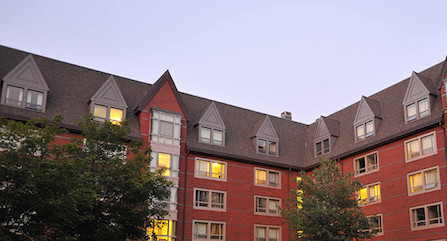
%> input picture Hw04/hw_practice01/data/umass_building_left.jpg, 447 x 241 px
$ octave stitchImages.m   (GNU Octave 9; MATLAB toolbox functions it lacks are replaced by stand-ins)
%> lines starting %> are read from the running program, lines starting %| are printed output that depends on the picture; in (x1, y1, x2, y2) boxes, pixels count from 0 and x2, y2 are one past the last pixel; in counts of white or black regions, pixels touching at a corner belong together; the program's own positions count from 1
### Hw04/hw_practice01/code/detectCorners.m
function c = detectCorners(I, isSimple, w, th)

% Convert to double format
I = im2double(I);

% Convert color to grayscale
if size(I, 3) > 1
    I = rgb2gray(I);
end

% Step 1: Compute corner score
if isSimple
    cornerScore = simpleScore(I, w);
else
    cornerScore = harrisScore(I, w);
end

% Step 2: Threshold corner score abd find peaks
cornerScore (cornerScore < th) = 0;
[cx, cy, cs] = nms(cornerScore);
c = [cx'; cy'; cs'];
isvalid = cx > 0 & cx <= size(I,2) & cy > 0 & cy <= size(I,1);
c = c(:,isvalid);


%--------------------------------------------------------------------------
%                                    Simple score function (Implement this)
%--------------------------------------------------------------------------
% [20 lines left out: function simpleScore, not called in this run]


%--------------------------------------------------------------------------
%                                    Harris score function (Implement this)
%--------------------------------------------------------------------------
function cornerScore = harrisScore(I, w)
gx = [-1 0 1];
gy = gx';
imgx = imfilter(I, gx, 'replicate', 'same');
imgy = imfilter(I, gy, 'replicate', 'same');

gs = fspecial('Gaussian', 6*w+1, w);

imgx2 = imfilter(imgx.^2, gs, 'replicate', 'same');
imgy2 = imfilter(imgy.^2, gs, 'replicate', 'same');
imgxgy = imfilter(imgx.*imgy, gs, 'replicate','same');
cornerScore = (imgx2.*imgy2 - imgxgy.*imgxgy) - 0.04*(imgx2 + imgy2).^2;

### Hw04/code/nms.m
function [cx, cy, cs] = nms(cornerScore)
% This code is part of:
%
%   CMPSCI 370: Computer Vision, Spring 2016
%   University of Massachusetts, Amherst
%   Instructor: Subhransu Maji
%
%   Homework 3

% Pick local maxima
locs = imregionalmax(cornerScore, 8);

% Shrink connected components to one point
locs = bwmorph(locs, 'shrink', Inf);

% Zero out everything else
cornerScore = cornerScore.*locs;

% Convert binary image to a sorted list of locations
locinds = find(locs);
[cy, cx] = ind2sub(size(locs), locinds);
cs = cornerScore(locinds);
[~,ord] = sort(cs, 'descend');
cs = cs(ord);
cx = cx(ord);
cy = cy(ord);

### Hw04/hw_practice01/code/extractFeatures.m
function f = extractFeatures(im, c, patchRadius)
% This code is part of:
%
%   CMPSCI 370: Computer Vision, Spring 2018
%   University of Massachusetts, Amherst
%   Instructor: Subhransu Maji
%
%   Homework 4

% Convert color image to gray
if size(im, 3) > 1
    im = rgb2gray(im);
end


% Pad image by radius patchRadius pixels
im = padarray(im, [patchRadius patchRadius], 'replicate', 'both');
c(1,:) = patchRadius + c(1,:); % move x axis by patchRadius
c(2,:) = patchRadius + c(2,:); % move y axis by patchRadius


% [13 lines of commented-out code are left out]

f = zeros([(2*patchRadius+1)^2 size(c,2)]);
% size(f)

for i = 1:size(c, 2)
    cornerX = c(1, i);
    cornerY = c(2, i);
%     cornerX
%     cornerY
%     cornerX-patchRadius
%     cornerX+patchRadius
%     cornerY-patchRadius
%     cornerY+patchRadius
    feature = im(cornerY-patchRadius: cornerY+patchRadius, ...
                 cornerX-patchRadius: cornerX+patchRadius);
%     figure()
%     imshow(feature)
%     size(feature)
    feature = feature(:);
%     f = [f feature];
    f(:,i) = feature;
end

### Hw04/hw_practice01/code/computeMatches.m
function m = computeMatches(f1,f2)
% This code is part of:
%
%   CMPSCI 370: Computer Vision, Spring 2018
%   University of Massachusetts, Amherst
%   Instructor: Subhransu Maji
%
%   Homework 4

m = [];
for i = 1 : size(f1, 2)
    % Sum of Squared Difference(ssd)
    % minimum ssd and its index
    ssd_min1 = inf;
    ind_min1 = 0;
%     dotbest = 0;
    % second minimum ssd and its index
%     ssd_min2 = inf;
%     ind_min2 = 0;
    for j = 1 : size(f2, 2)
        diff = f1(:,i) - f2(:,j);
% [7 lines of commented-out code are left out]

        ssd = sum(diff(:).^2);
        if ssd < ssd_min1
%             ssd_min2 = ssd_min1;
%             ind_min2 = ind_min1;
            ssd_min1 = ssd;
            ind_min1 = j;
        end
% [4 lines of commented-out code are left out]
    end
%     ratio = ssd_min1 / ssd_min2;
%     if ratio < 0.8
%     m = [m; ind_min1];
    m(i) = ind_min1;
% [4 lines of commented-out code are left out]
end

### Hw04/hw_practice01/code/showMatches.m
function showMatches(im1, im2, c1, c2, matches)
% This code is part of:
%
%   CMPSCI 370: Computer Vision, Spring 2016
%   University of Massachusetts, Amherst
%   Instructor: Subhransu Maji
%
%   Homework 4

if size(im1, 1) > 1
    im1 = rgb2gray(im1);
end
if size(im2, 1) > 1
    im2 = rgb2gray(im2);
end

% Concatenate images
[h1,w1,~] = size(im1);
[h2,~,~] = size(im2);
if h1 > h2
    im2 = padarray(im2, [h1-h2 0], 'post');
else
    im1 = padarray(im1, [h2-h1 0], 'post');
end
imc = cat(2, im1, im2);

figure;
imshow(imc);
hold on; axis image off;
c2(1,:) = c2(1,:) + w1; % adjust the x coordinate by width
plot(c1(1,:), c1(2,:), 'r.');
plot(c2(1,:), c2(2,:), 'r.');
for i = 1:length(matches)
    if matches(i) > 0, % ignore zero matches
        line([c1(1,i) c2(1,matches(i))], ([c1(2,i) c2(2,matches(i))]));
    end
end

### Hw04/hw_practice01/code/ransac.m
function [inliers, transf] = ransac(matches, c1, c2)
% This code is part of:
%
%   CMPSCI 370: Computer Vision, Spring 2018
%   University of Massachusetts, Amherst
%   Instructor: Subhransu Maji
%
%   Homework 4

max_num_inliers = 0;
best_tx = 0;
best_ty = 0;
best_scale = 0;
best_inliers = [];
% inliers = zeros(size(matches));
inliers = [];

N = 100;
for n = 1:N
    % Select two random indices i and j
    i = randi(size(matches,2));
    while matches(i) == 0
%         disp('i')
        i = randi(size(matches, 1));
    end
    j = randi(size(matches,2));
    while i == j || matches(j) == 0
        rng('shuffle')
%         disp('j')
%         i
%         j

        j = randi(size(matches,1));
    end

    % Sample two random points from matches
    x1 = c1(1,i);
    x1p = c2(1,matches(i));
    y1 = c1(2,i);
    y1p = c2(2,matches(i));
    x2 = c1(1,j);
    x2p = c2(1,matches(j));
    y2 = c1(2,j);
    y2p = c2(2,matches(j));

    % Get transformation T(scale, tx, ty)
    scale = sqrt( (x1p-x2p)^2 + (y1p-y2p)^2 ) / sqrt((x1-x2)^2 + (y1-y2)^2);
    tx = (x1p+x2p-scale*x1-scale*x2) / 2.0;
    ty = (y1p+y2p-scale*y1-scale*y2) / 2.0;

    % Map a point in im2 to im1 using transformation T
%     Tx1p = (x1p - tx) / scale;
%     Ty1p = (y1p - ty) / scale;

%     sub_inliers = zeros(size(matches));
    sub_inliers = [];
    threshold = 15;
    for k = 1:size(matches,2)
        if matches(k) == 0
%             inliers = [inliers 0];
            disp('matches(k) == 0');
            continue;
        end

        m1 = c1(1,k); % get x
        m1p = c2(1,matches(k)); % get matched x
        n1 = c1(2,k); % get y
        n1p = c2(2,matches(k)); % get matched y
        Tm1p = (m1p-tx) / scale; % get x transformation
        Tn1p = (n1p-ty) / scale; % get y transformation
        d = (m1 - Tm1p)^2 + (n1 - Tn1p)^2; % get distance
%         dist_sum = dist_sum + d;
        if d < threshold
%             inliers = [inliers matches(k)];
%             sub_inliers(k) = matches(k);
            sub_inliers = [sub_inliers matches(k)];
%             matches(k);
%             sub_inliers(k);
%             sub_inliers
            if matches(k) == 0
                disp('matches(k) == 0')
            end
        end
    end

%     sub_inliers
%     mean_dist = mean(dist_sum)

    if numel(sub_inliers) > max_num_inliers
        max_num_inliers = numel(sub_inliers);
        best_inliers = sub_inliers;
        best_tx = tx;
        best_ty = ty;
        best_scale = scale;
    end

end

transf = [best_tx, best_ty, best_scale];
% inliers = best_inliers;
% size(inliers)
% sub_inliers
inliers = best_inliers;
% [97 lines of commented-out code are left out]

### Hw04/hw_practice01/code/mergeImages.m
function im = mergeImages(im1, im2, transf)
% This code is part of:
%
%   CMPSCI 370: Computer Vision, Spring 2018
%   University of Massachusetts, Amherst
%   Instructor: Subhransu Maji
%
%   Homework 4
s = transf(3);
tx = round(transf(1)/s);
ty = round(transf(2)/s);

im2 = imresize(im2, 1/s);

[h1, w1, ~] = size(im1);
[h2, w2, ~] = size(im2);

% Coordinates of the four corners of the images
c1 = [1 w1 w1 1; 1 1 h1 h1];
c2 = [1 w2 w2 1; 1 1 h2 h2];

% Transformed coordinates
c2(1,:) = c2(1,:) - tx;
c2(2,:) = c2(2,:) - ty;

% Get new bounds
xmin = min(1, min(c2(1,:)));
xmax = max(w1, max(c2(1,:)));
ymin = min(1, min(c2(2,:)));
ymax = max(h1, max(c2(2,:)));

im = zeros(ymax - ymin + 1, xmax - xmin + 1, size(im1,3), 'uint8');
ox = max(0, -xmin+1);
oy = max(0, -ymin+1);

% Paste the two images
im(oy+(1:h1), ox+(1:w1),:) = im1;
im(oy+(c2(2,1):c2(2,4)),ox+(c2(1,1):c2(1,2)),:) = im2;

### Hw04/hw_practice01/code/stitchImages.m
% This code is part of:
%
%   CMPSCI 370: Computer Vision, Spring 2018
%   University of Massachusetts, Amherst
%   Instructor: Subhransu Maji
%
%   Homework 4

% Read images
close all
clear
im1 = imread('../data/umass_building_left.jpg'); % left image
%> im1 is the input picture: size 241x447x3 uint8; mean R, G, B 140.1, 125, 129.7
im2 = imread('../data/umass_building_right3.jpg'); % right image (change this to right2, right3,..., right5)
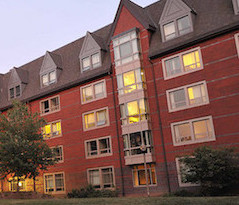
%> input picture Hw04/hw_practice01/data/umass_building_right3.jpg, 239 x 205 px
%> im2 is the input picture: size 205x239x3 uint8; mean R, G, B 127.5, 97, 91.1

% Detect corners using harris corner detector
sigma = 1.5;
threshold = 0.0005;
maxCorners = 200;
isSimple = false;
c1 = detectCorners(im1, isSimple, sigma, threshold);
%> in nms, `locs = imregionalmax(cornerScore, 8);`:
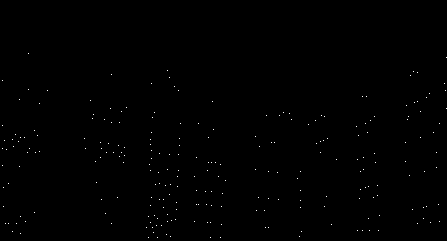
%> locs: size 241x447 logical; 0.23% white in thin lines or dots, all inside (x1, y1, x2, y2) = (2, 53, 447, 238)
%> in nms, `locinds = find(locs);`: locinds = 245 values from 563 to 107595
%> in nms, `[cy, cx] = ind2sub(size(locs), locinds);`: cy = 245 values, max 238 at index 68, min 54 at index 26, mean 165; cx = 245 values from 3 to 447
%> in nms, `cs = cornerScore(locinds);`: cs = 245 values, max 0.0265 at index 98, min 0.000502 at index 83, mean 0.00275
%> in nms, `[~,ord] = sort(cs, 'descend');`: ord = 245 values, max 245 at index 126, min 1 at index 230, mean 123
%> in nms, `cs = cs(ord);`: cs = 245 values, max 0.0265 at index 1, min 0.000502 at index 245, mean 0.00275
%> in nms, `cx = cx(ord);`: cx = 245 values, max 447 at index 3, min 3 at index 182, mean 218.8
%> in nms, `cy = cy(ord);`: cy = 245 values, max 238 at index 4, min 54 at index 244, mean 165
%> in detectCorners, `c = [cx'; cy'; cs'];`: c = 245 columns, first 8: [168 154 447 149 151 102 197 284; 71 233 58 238 223 200 191 113; 0.0265 0.014 0.0133 0.0124 0.0105 0.00968 0.00879 0.00852]
%> in detectCorners, `isvalid = cx > 0 & cx <= size(I,2) & cy > 0 & cy <= size(I,1);`: isvalid = 245 logical values, 245 true
%> c1 has the same summary as c in detectCorners
c2 = detectCorners(im2, isSimple, sigma, threshold);
%> in nms (call 2), `locs = imregionalmax(cornerScore, 8);`:
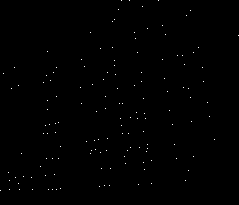
%> locs: size 205x239 logical; 0.29% white in thin lines or dots
%> in nms (call 2), `locinds = find(locs);`: locinds = 142 values from 191 to 48826
%> in nms (call 2), `[cy, cx] = ind2sub(size(locs), locinds);`: cy = 142 values, max 191 at index 1, min 1 at index 79, mean 112.8; cx = 142 values from 1 to 239
%> in nms (call 2), `cs = cornerScore(locinds);`: cs = 142 values, max 0.0121 at index 10, min 0.0005 at index 32, mean 0.00174
%> in nms (call 2), `[~,ord] = sort(cs, 'descend');`: ord = 142 values, max 142 at index 32, min 1 at index 98, mean 71.5
%> in nms (call 2), `cs = cs(ord);`: cs = 142 values, max 0.0121 at index 1, min 0.0005 at index 142, mean 0.00174
%> in nms (call 2), `cx = cx(ord);`: cx = 142 values, max 239 at index 32, min 1 at index 98, mean 110
%> in nms (call 2), `cy = cy(ord);`: cy = 142 values, max 191 at index 98, min 1 at index 15, mean 112.8
%> c2 = 142 columns, first 8: [19 143 16 91 15 48 48 144; 184 7 178 33 68 101 52 132; 0.0121 0.00964 0.00857 0.00649 0.00616 0.00542 0.0053 0.00524]
n1 = min(maxCorners, size(c1,2));
%> n1 = 200
c1 = c1(:,1:n1);
%> c1 = 200 columns, first 8: [168 154 447 149 151 102 197 284; 71 233 58 238 223 200 191 113; 0.0265 0.014 0.0133 0.0124 0.0105 0.00968 0.00879 0.00852]
n2 = min(maxCorners, size(c2,2));
%> n2 = 142
c2 = c2(:,1:n2);

% Compute feature descriptors
patchRadius = 5;
f1 = extractFeatures(im1, c1, patchRadius);
%> the loop in extractFeatures, `for i = 1:size(c, 2)` made 200 passes
%> (cornerX, cornerY) on passes 1 to 3: (173, 76), (159, 238), (452, 63)
f2 = extractFeatures(im2, c2, patchRadius);
%> call 2 of extractFeatures, with patchRadius = 5
%> in extractFeatures (call 2), `im = padarray(im, [patchRadius patchRadius], 'replicate', 'both');`:
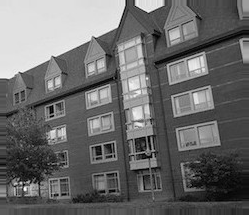
%> im: size 215x249 uint8; min 0, max 254, mean 106
%> the loop in extractFeatures (call 2), `for i = 1:size(c, 2)` made 142 passes
%> (cornerX, cornerY) on passes 1 to 12: (24, 189), (148, 12), (21, 183), (96, 38), (20, 73), (53, 106), (53, 57), (149, 137), (53, 115), (15, 186), (152, 157), (29, 182)
%> after the loop in extractFeatures (call 2), `for i = 1:size(c, 2)`:
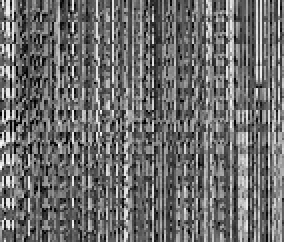
%> f: size 121x142 double (shown 2 times larger); min 0, max 254, mean 108.6

% Compute matches
matches = computeMatches(f1,f2);
%> after the loop in computeMatches, `for i = 1 : size(f1, 2)`: m = 200 values, max 140 at index 37, min 2 at index 106, mean 78.2
%> matches has the same summary as m in computeMatches
showMatches(im1, im2, c1, c2, matches);
title('all matches');
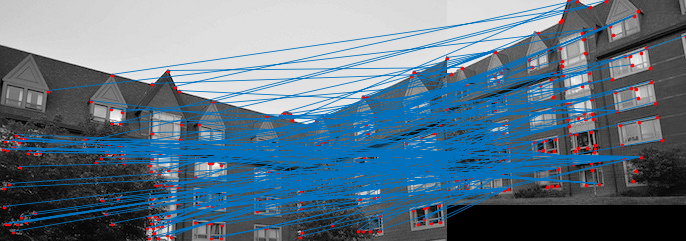
%> figure redrawn from the program's plot data; its title reads 'all matches'

% Estimate transformation
[inliers, transf] = ransac(matches, c1, c2);
%> the loop in ransac, `for n = 1:N` made 100 passes
%> (x1, x1p, y1, y1p, x2, x2p, y2, y2p) on pass 2: (208, 61, 223, 189, 206, 59, 192, 159)
%> (x1, x1p, y1, y1p, x2, x2p, y2, y2p) on pass 10: (437, 106, 168, 109, 324, 12, 141, 89)
goodMatches = zeros(size(matches));
goodMatches(inliers) = matches(inliers);
showMatches(im1, im2, c1, c2, goodMatches);
title('inliers');
%> figure, not shown here; its title reads 'inliers'

% Warp images
stitchIm = mergeImages(im1,im2, transf);
%> in mergeImages, `im = zeros(ymax - ymin + 1, xmax - xmin + 1, size(im1,3), 'uint8');`: im: size 289x603x3 uint8; every value is 0
%> in mergeImages, `im(oy+(c2(2,1):c2(2,4)),ox+(c2(1,1):c2(1,2)),:) = im2;`:
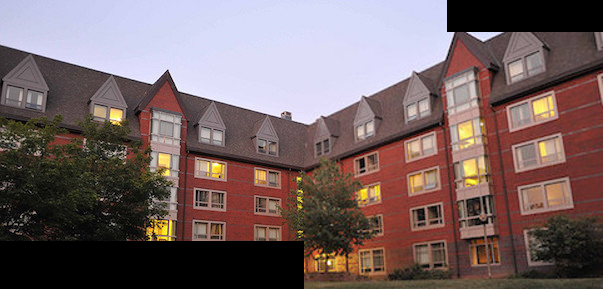
%> im: size 289x603x3 uint8; mean R, G, B 117.2, 99, 99.1
figure;
imshow(stitchIm);
title('stitched image');
